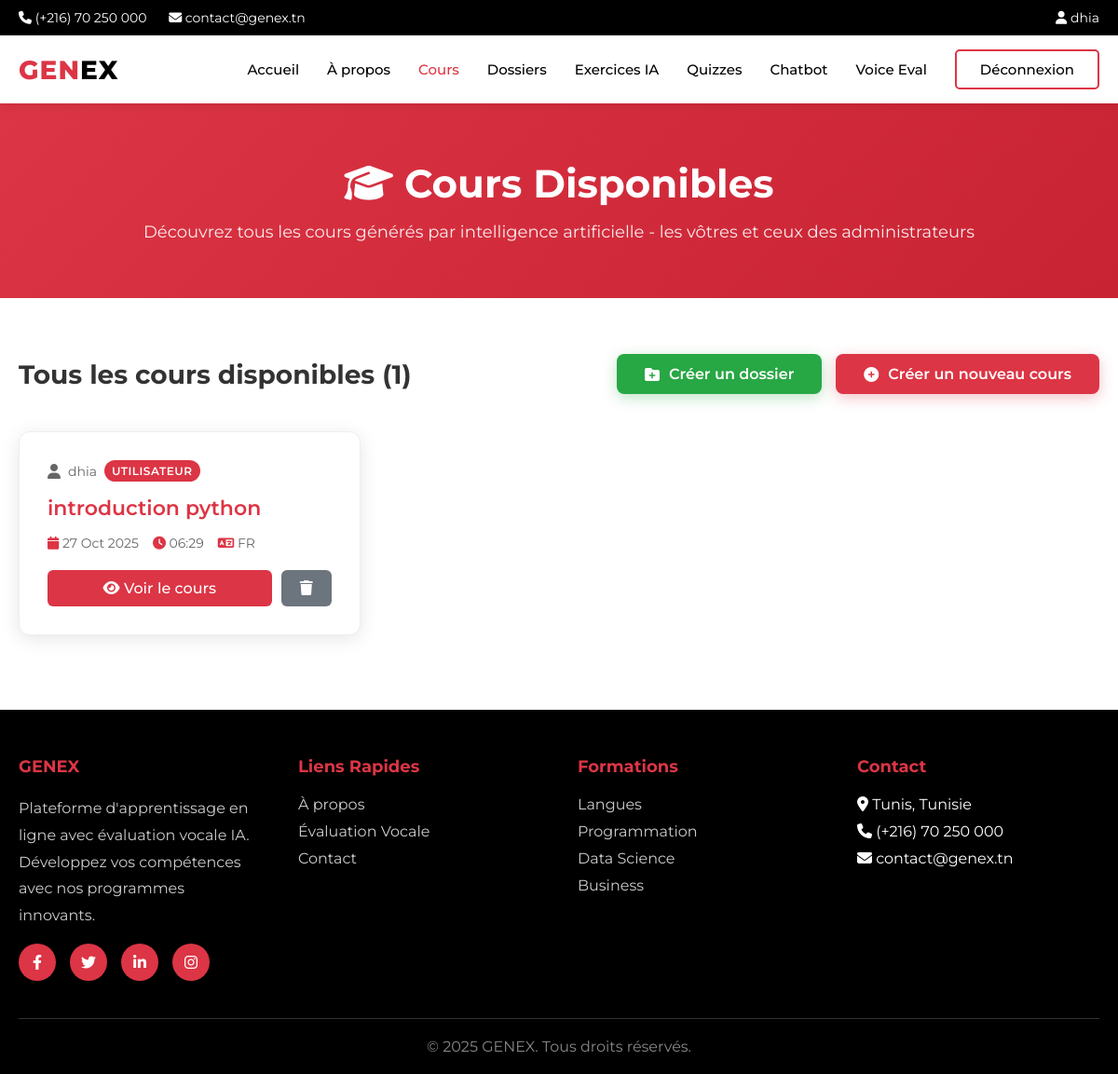
Before: /courses/ (signed in) with the older database file.
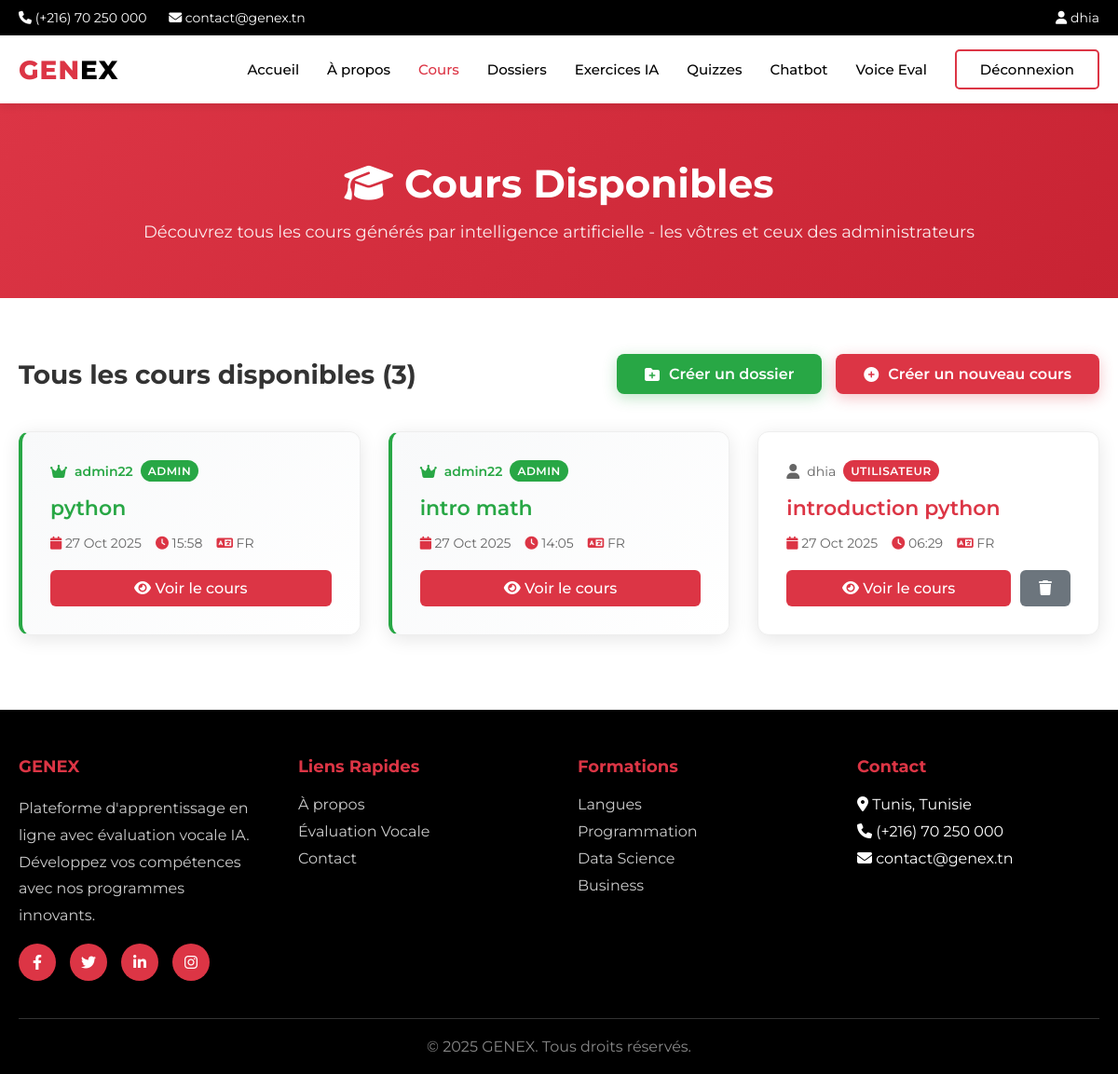
After: the same page with the newer database file.
### users/models.py (models this page shows, shortened)
class User(AbstractUser):
    USER_TYPE_CHOICES = (
        ('admin', 'Admin'),
        ('student', 'Student'),
    )
    LEVEL_CHOICES = (
        ('weak', 'Weak'),
        ('medium', 'Medium'),
        ('advanced', 'Advanced'),
    )
    user_type = models.CharField(max_length=10, choices=USER_TYPE_CHOICES, default='student')
    level = models.CharField(max_length=10, choices=LEVEL_CHOICES, blank=True, null=True)
    student_class = models.CharField(max_length=50, blank=True, null=True)
    current_streak = models.IntegerField(default=0, help_text="Current consecutive days with quiz completion")
    longest_streak = models.IntegerField(default=0, help_text="Longest streak ever achieved")
    last_quiz_date = models.DateTimeField(null=True, blank=True, help_text="Last time user completed a quiz")
    THEME_CHOICES = (
        ('light', 'Light'),
        ('dark', 'Dark'),
        ('auto', 'Auto'),
    )
    theme_preference = models.CharField(max_length=10, choices=THEME_CHOICES, default='auto', help_text="User's theme preference")

### courses/models.py (models this page shows, shortened)
class Course(models.Model):
    user = models.ForeignKey(settings.AUTH_USER_MODEL, on_delete=models.CASCADE, related_name='courses')
    title = models.CharField(max_length=255, verbose_name="Titre du cours")
    content = models.TextField(verbose_name="Contenu du cours", blank=True, null=True)
    language = models.CharField(max_length=10, default='fr', verbose_name="Langue du cours")
    is_generated = models.BooleanField(default=True, verbose_name="Généré par IA")
    pdf_file = models.FileField(upload_to='courses/pdfs/', blank=True, null=True, verbose_name="Fichier PDF")
    folders = models.ManyToManyField(Folder, related_name='courses', blank=True, verbose_name="Dossiers")
    created_at = models.DateTimeField(auto_now_add=True)
    updated_at = models.DateTimeField(auto_now=True)
    class Meta:
        ordering = ['-created_at']
        verbose_name = "Cours"
        verbose_name_plural = "Cours"

### courses/views.py (the view)
# urls.py: path('', views.course_list, name='course_list'),
@login_required
def course_list(request):
    from .models import Course
    from django.contrib.auth.models import User
    user_courses = Course.objects.filter(user=request.user, folders__isnull=True)
    admin_courses = Course.objects.filter(
        user__is_superuser=True,  # Cours créés par les superutilisateurs
        folders__isnull=True
    ).exclude(user=request.user)  # Exclure les cours de l'utilisateur actuel s'il est admin
    courses = (user_courses | admin_courses).distinct().order_by('-created_at')
    return render(request, 'courses/course_list.html', {'courses': courses})

### templates/courses/course_list.html (shortened to what this page needs)
{% extends 'main/base.html' %}
{% block nav_my_courses %}active{% endblock %}
{% block content %}
<section class="courses-hero">
    <div class="container">
        <h1><i class="fas fa-graduation-cap"></i> Cours Disponibles</h1>
        <p>Découvrez tous les cours générés par intelligence artificielle - les vôtres et ceux des administrateurs</p>
    </div>
</section>
<div class="courses-container">
    <div class="action-bar">
        <h2>Tous les cours disponibles ({{ courses.count }})</h2>
        <div class="action-buttons">
            <a href="{% url 'courses:folder_create' %}" class="btn-create btn-create-folder">
                <i class="fas fa-folder-plus"></i> Créer un dossier
            </a>
            <a href="{% url 'courses:course_create' %}" class="btn-create">
                <i class="fas fa-plus-circle"></i> Créer un nouveau cours
            </a>
        </div>
    </div>
    {% if courses %}
        <div class="courses-grid">
            {% for course in courses %}
            <div class="course-card {% if course.user.is_superuser %}admin-course{% endif %}">
                <div class="course-creator {% if course.user.is_superuser %}admin-creator{% endif %}">
                    <i class="fas {% if course.user.is_superuser %}fa-crown{% else %}fa-user{% endif %}"></i>
                    <span>{{ course.user.username }}</span>
                    <span class="course-badge {% if course.user.is_superuser %}badge-admin{% else %}badge-user{% endif %}">
                        {% if course.user.is_superuser %}Admin{% else %}Utilisateur{% endif %}
                    </span>
                </div>
                <h3>{{ course.title }}</h3>
                <div class="course-meta">
                    <span><i class="fas fa-calendar"></i> {{ course.created_at|date:"d M Y" }}</span>
                    <span><i class="fas fa-clock"></i> {{ course.created_at|date:"H:i" }}</span>
                    {% if course.language %}
                    <span><i class="fas fa-language"></i> {{ course.language|upper }}</span>
                    {% endif %}
                </div>
                <div class="course-actions">
                    <a href="{% url 'courses:course_detail' course.pk %}" class="btn-view">
                        <i class="fas fa-eye"></i> Voir le cours
                    </a>
                    {% if course.user == user %}
                    <a href="{% url 'courses:course_delete' course.pk %}" class="btn-delete">
                        <i class="fas fa-trash"></i>
                    </a>
                    {% endif %}
                </div>
            </div>
            {% endfor %}
        </div>
    {% endif %}
</div>
{% endblock %}

### templates/main/base.html (shortened to what this page needs)
{% load static %}
<!doctype html>
<html lang="en">
<head>
    <link rel="stylesheet" href="https://cdnjs.cloudflare.com/ajax/libs/font-awesome/6.4.0/css/all.min.css">
</head>
<body>
    <div class="top-bar">
        <div class="container">
            <div>
                <i class="fas fa-phone"></i> (+216) 70 250 000
                <i class="fas fa-envelope" style="margin-left: 20px;"></i> contact@genex.tn
            </div>
            <div>
                {% if user.is_authenticated %}
                    <a href="{% url 'main:dashboard' %}"><i class="fas fa-user"></i> {{ user.username }}</a>
                {% else %}
                    <a href="{% url 'main:signin' %}">Espace étudiant</a>
                {% endif %}
            </div>
        </div>
    </div>
    <header class="main-header">
        <nav class="navbar">
            <a href="{% url 'main:home' %}" class="logo">
                GEN<span>EX</span>
            </a>
            <ul class="nav-menu">
                <li><a href="{% url 'main:home' %}" class="{% block nav_home %}{% endblock %}">Accueil</a></li>
                <li><a href="{% url 'main:about' %}" class="{% block nav_about %}{% endblock %}">À propos</a></li>
                {% if user.is_authenticated %}
                    <li><a href="{% url 'courses:course_list' %}" class="{% block nav_my_courses %}{% endblock %}">Cours</a></li>
                    <li><a href="{% url 'courses:folder_list' %}" class="{% block nav_folders %}{% endblock %}">Dossiers</a></li>
                    <li><a href="{% url 'exercises:exercise-dashboard' %}" class="{% block nav_exercises %}{% endblock %}">
                         Exercices IA
                    </a></li>
                    <li><a href="{% url 'quizzes:home' %}" class="{% block nav_quizzes %}{% endblock %}">
                         Quizzes
                    </a></li>
                    <li><a href="{% url 'chatbot:chat' %}" class="{% block nav_chatbot %}{% endblock %}">
                         Chatbot
                    </a></li>
                    <li><a href="{% url 'voice_eval:home' %}" class="{% block nav_voice %}{% endblock %}">Voice Eval</a></li>
                    <li><a href="{% url 'main:signout' %}" class="btn-outline-red">Déconnexion</a></li>
                {% else %}
                    <li><a href="{% url 'main:signin' %}" class="btn-outline-red">Connexion</a></li>
                    <li><a href="{% url 'main:signup' %}" class="btn-red">Inscription</a></li>
                {% endif %}
            </ul>
        </nav>
    </header>
    <main>
        {% block content %}{% endblock %}
    </main>
    <footer class="footer">
        <div class="footer-container">
            <div class="footer-grid">
                <div>
                    <h4>GENEX</h4>
                    <p style="color: #ccc; line-height: 1.8;">
                        Plateforme d'apprentissage en ligne avec évaluation vocale IA.
                        Développez vos compétences avec nos programmes innovants.
                    </p>
                    <div class="social-links">
                        <a href="#"><i class="fab fa-facebook-f"></i></a>
                        <a href="#"><i class="fab fa-twitter"></i></a>
                        <a href="#"><i class="fab fa-linkedin-in"></i></a>
                        <a href="#"><i class="fab fa-instagram"></i></a>
                    </div>
                </div>
                <div>
                    <h4>Liens Rapides</h4>
                    <ul>
                        <li><a href="{% url 'main:about' %}">À propos</a></li>
                        <li><a href="{% url 'voice_eval:home' %}">Évaluation Vocale</a></li>
                        <li><a href="#">Contact</a></li>
                    </ul>
                </div>
                <div>
                    <h4>Formations</h4>
                    <ul>
                        <li><a href="#">Langues</a></li>
                        <li><a href="#">Programmation</a></li>
                        <li><a href="#">Data Science</a></li>
                        <li><a href="#">Business</a></li>
                    </ul>
                </div>
                <div>
                    <h4>Contact</h4>
                    <ul>
                        <li><i class="fas fa-map-marker-alt"></i> Tunis, Tunisie</li>
                        <li><i class="fas fa-phone"></i> (+216) 70 250 000</li>
                        <li><i class="fas fa-envelope"></i> contact@genex.tn</li>
                    </ul>
                </div>
            </div>
            <div class="footer-bottom">
                <p>&copy; <script>document.write(new Date().getFullYear());</script> GENEX. Tous droits réservés.</p>
            </div>
        </div>
    </footer>
</body>
</html>

### templates/main/base.html (style rules this page uses)
* { margin: 0; padding: 0; box-sizing: border-box; }
body { font-family: 'Montserrat', sans-serif; background-color: #fff; color: #333; }
.top-bar { background-color: #000; color: #fff; padding: 10px 0; font-size: 14px; }
.top-bar .container { max-width: 1200px; margin: 0 auto; padding: 0 20px; display: flex; justify-content: space-between; align-items: center; }
.top-bar a { color: #fff; text-decoration: none; margin-left: 20px; }
.main-header { background-color: #fff; box-shadow: 0 2px 10px rgba(0,0,0,0.1); position: sticky; top: 0; z-index: 1000; }
.navbar { max-width: 1200px; margin: 0 auto; padding: 15px 20px; display: flex; justify-content: space-between; align-items: center; }
.logo { font-size: 28px; font-weight: 800; color: #dc3545; text-decoration: none; letter-spacing: 1px; }
.logo span { color: #000; }
.nav-menu { display: flex; list-style: none; gap: 30px; align-items: center; }
.nav-menu a { color: #000; text-decoration: none; font-weight: 500; font-size: 15px; transition: color 0.3s; }
.nav-menu a:hover, .nav-menu a.active { color: #dc3545; }
.btn-outline-red { background-color: transparent; color: #dc3545; padding: 10px 25px; border-radius: 5px; text-decoration: none; font-weight: 600; border: 2px solid #dc3545; cursor: pointer; transition: all 0.3s; display: inline-block; }
.footer { background-color: #000; color: #fff; padding: 50px 0 20px; margin-top: 80px; }
.footer-container { max-width: 1200px; margin: 0 auto; padding: 0 20px; }
.footer-grid { display: grid; grid-template-columns: repeat(auto-fit, minmax(250px, 1fr)); gap: 40px; margin-bottom: 40px; }
.footer h4 { color: #dc3545; margin-bottom: 20px; font-size: 18px; }
.footer ul { list-style: none; }
.footer ul li { margin-bottom: 10px; }
.footer a { color: #ccc; text-decoration: none; transition: color 0.3s; }
.footer-bottom { border-top: 1px solid #333; padding-top: 20px; text-align: center; color: #888; }
.social-links { display: flex; gap: 15px; margin-top: 15px; }
.social-links a { width: 40px; height: 40px; background-color: #dc3545; border-radius: 50%; display: flex; align-items: center; justify-content: center; color: #fff; transition: all 0.3s; }
.container { max-width: 1200px; margin: 0 auto; padding: 0 20px; }

Changed rows visible on the page:
added Course: user.username "admin22", shows "ADMIN", title "python", created_at "27 Oct 2025", created_at "15:58", language "FR"
added Course: user.username "admin22", shows "ADMIN", title "intro math", created_at "27 Oct 2025", created_at "14:05", language "FR"
Other visible differences:
{{ courses.count }}: "1" → "3"
